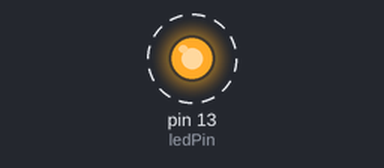
The sketch below on a simulated Arduino Uno, built with avr-gcc and run on an emulated ATmega328P. Parts: output pins drawn as LEDs (lit = HIGH). Dashed ring = blinking.

Above: at 0.05 s.
Timing chart, 0 to 3.0 s (numbered marks = the images above):
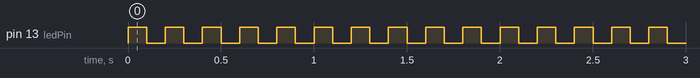

Measured:
- by itself, pin 13 (ledPin): alternates HIGH for 0.10 s and LOW for 0.10 s

The sketch:

BlinkLEDBool.ino
```cpp
int ledPin = 13;
bool on = true;

void setup() {
  pinMode(ledPin, OUTPUT);
}

void loop() {
  digitalWrite(ledPin, on);
  delay(100);
  on = !on;
}
```
